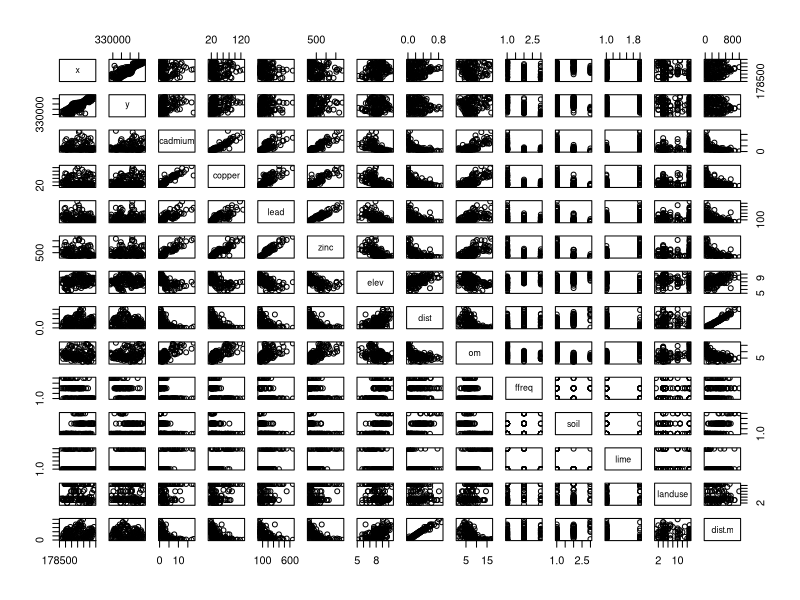
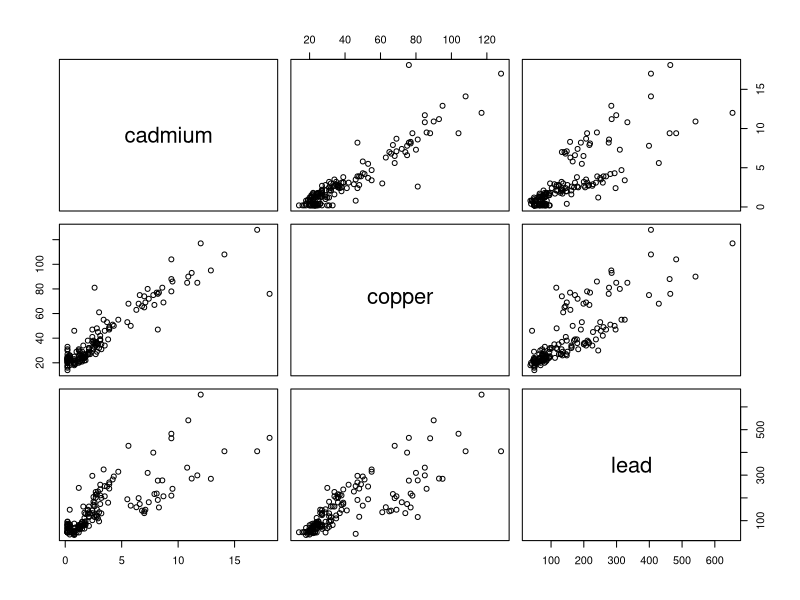
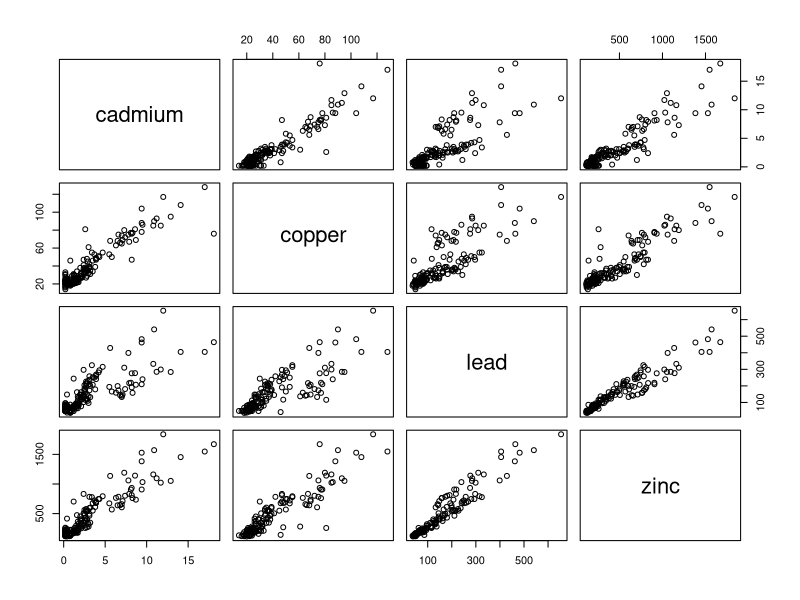
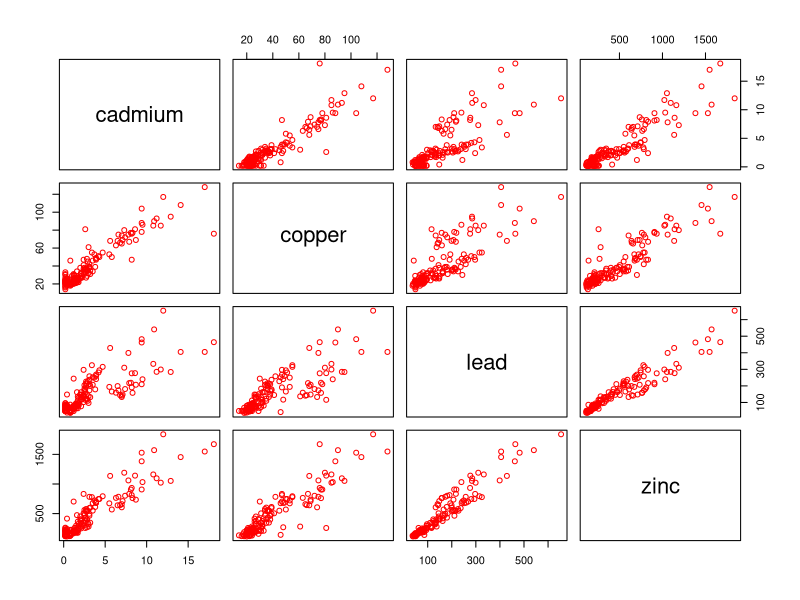
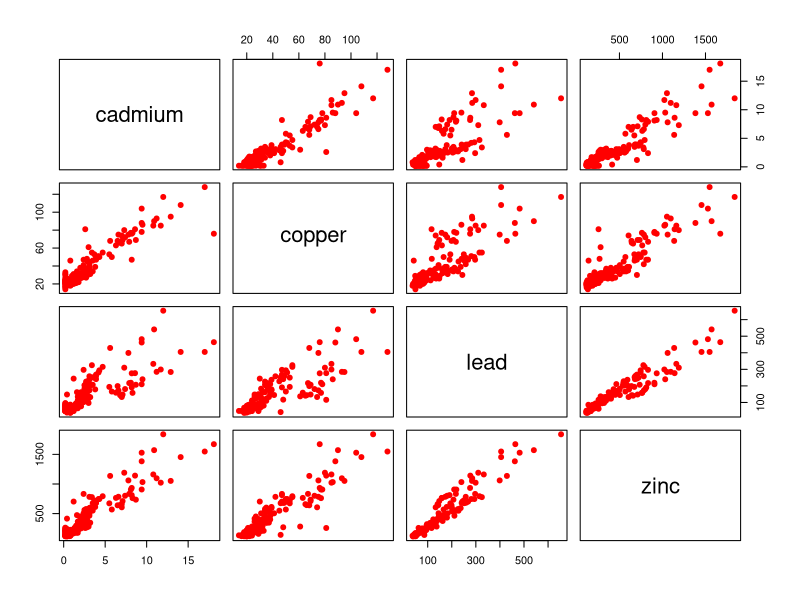
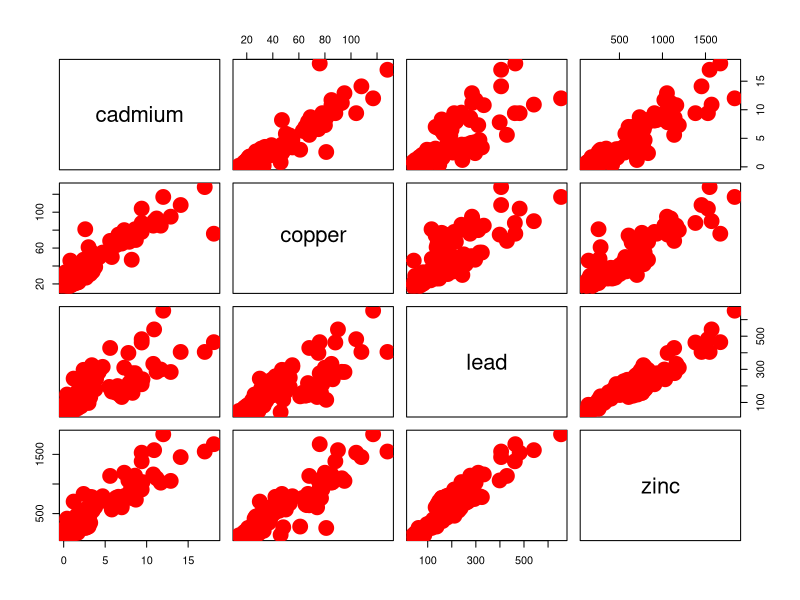
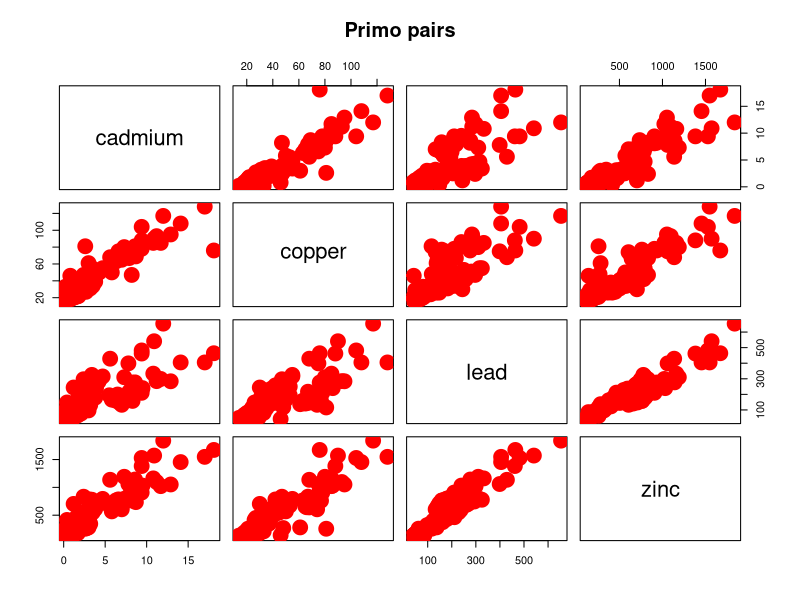
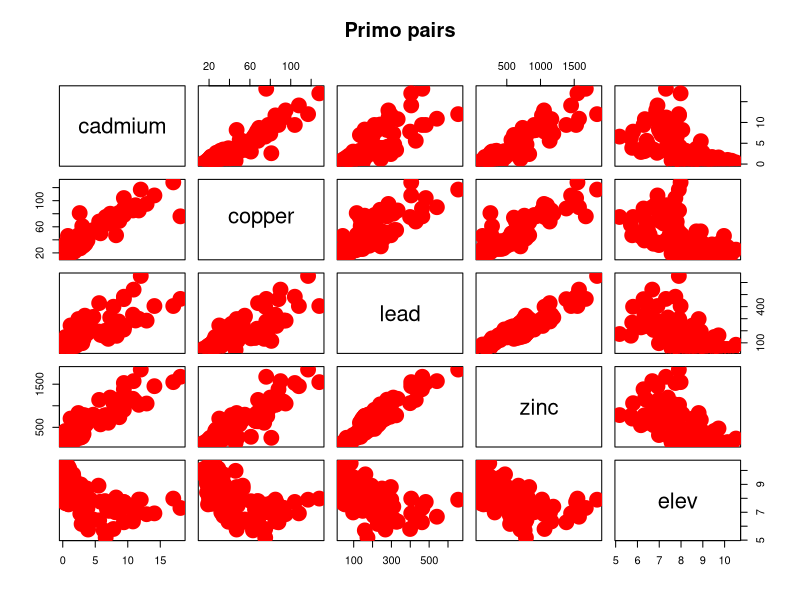

Write R code to recreate these figures, in order. (Note: this script raises an error after producing the figures.)
#primo codice
install.packages("sp") # SB il comando install.packages serve per installare i pacchetti che mi servono
# in R quando vado a prendere qualcosa di esterno ad R devo sempre metterlo tra virgolette
library(sp) # SB può anche essere sostituito da require e serve per richiamare la libreria che serve
data(meuse) # SB il comando data permette di selezionare i dati che mi servono
meuse # SB scrivendo il nome vedo le caratteristiche :
#class       : SpatialPointsDataFrame 
#features    : 155 
#extent      : 178605, 181390, 329714, 333611  (xmin, xmax, ymin, ymax)
#crs         : NA 
#variables   : 12
#names       : cadmium, copper, lead, zinc,  elev,     dist, om, ffreq, soil, lime, landuse, dist.m 
#min values  :     0.2,     14,   37,  113,  5.18,        0,  1,     1,    1,    0,      Aa,     10 
#max values  :    18.1,    128,  654, 1839, 10.52, 0.880389, 17,     3,    3,    1,       W,   1000 
head(meuse) # SB il comando head mi mostra le prime righe del dataset, potrei usare anche il comando names
#       x     y  cadmium copper lead zinc elev dist om ffreq soil lime landuse
# 1   181072 333611 11.7 85 299 1022 7.909 0.00135803 13.6 1 1 1 Ah# dist.m
# 2   181025 333558 8.6 81 277 1141 6.983 0.01222430 14.0 1 1 1 Ah
# 3   181165 333537 6.5 68 199 640 7.800 0.10302900 13.0 1 1 1 Ah
# 4   181298 333484 2.6 81 116 257 7.655 0.19009400 8.0 1 2 0 Ga
# 5   181307 333330 2.8 48 117 269 7.480 0.27709000 8.7 1 2 0 Ah
# 6   181390 333260 3.0 61 137 281 7.791 0.36406700 7.8 1 2 0 Ga

names(meuse)
#[1] "cadmium" "copper"  "lead"    "zinc"    "elev"    "dist"    "om"     
#[8] "ffreq"   "soil"    "lime"    "landuse" "dist.m" 
summary(meuse) # SB questa funzione mi mostra un sommario del mio dataset
pairs(meuse) # SB la funzione pairs produce un plot di tutte le variabili in un dataset
pairs(~ cadmium + copper + lead , data = meuse) # SB così dico ad R quali variabili voglio rappresentare e da quale dataset (data=meuse)
## EX: fare un pairs con cadmium copper lead zinc
pairs(~ cadmium + copper + lead + zinc, data = meuse)
# SB potevo fare anche pairs(meuse[,3:6]) perchè osservando le caratteristiche del dataset questi elementi sono i primi 4
# SB fare pairs ma cambiare il colore in rosso
pairs(meuse[,3:6], col="red") # SB bisogna mettere tra virgolette anche i testi come "red"
pairs(meuse[,3:6], col="red", pch=19) # SB con pch si intende il tipo di simbolo che usa per plottare (c'è elenco su internet)
pairs(meuse[,3:6], col="red", pch=19, cex=3) # SB cex è la dimensione del simbolo
pairs(meuse[,3:6], col="red", pch=19, cex=3, main="Primo pairs") # SB main = quello che voglio scrivere nel grafico
## Ex:fare la stessa cosa ma con la relazione tra elevatione gli elementi 
pairs(meuse[,3:7], col="red", pch=19, cex=3, main="Primo pairs") # SB ho visto che elevation corrisponde alla colonna 7
# SB 3 pannelli dall'esterno (già fatti)
 # panel.correlations <- function(x, y, digits=1, prefix="", cex.cor)
# {
#     usr <- par("usr"); on.exit(par(usr))
#     par(usr = c(0, 1, 0, 1))
#     r1=cor(x,y,use="pairwise.complete.obs")
#     r <- abs(cor(x, y,use="pairwise.complete.obs"))
# 
#     txt <- format(c(r1, 0.123456789), digits=digits)[1]
#     txt <- paste(prefix, txt, sep="")
#     if(missing(cex.cor)) cex <- 0.9/strwidth(txt)
#     text(0.5, 0.5, txt, cex = cex * r)
# }
# 
# panel.smoothing <- function (x, y, col = par("col"), bg = NA, pch = par("pch"),
#     cex = 1, col.smooth = "red", span = 2/3, iter = 3, ...)
# {
#     points(x, y, pch = pch, col = col, bg = bg, cex = cex)
#     ok <- is.finite(x) & is.finite(y)
#     if (any(ok))
#         lines(stats::lowess(x[ok], y[ok], f = span, iter = iter),
#             col = 1, ...)
# }
# 
# 
# panel.histograms <- function(x, ...)
# {
#     usr <- par("usr"); on.exit(par(usr))
#     par(usr = c(usr[1:2], 0, 1.5) )
#     h <- hist(x, plot = FALSE)
#     breaks <- h$breaks; nB <- length(breaks)
#     y <- h$counts; y <- y/max(y)
#     rect(breaks[-nB], 0, breaks[-1], y, col="white", ...)
# }

pairs(meuse[,3:6], lower.panel = panel.correlations, upper.panel = panel.smoothing, diag.panel = panel.histograms)
## EX : mettere come lower panel lo smoothing, come diagonal apnel gli istogrammi e come upper panel le correlazioni 
pairs(meuse[,3:6], lower.panel = panel.smoothing, upper.panel = panel.correlations, diag.panel = panel.histograms)# SB basta cambiare l'ordine
# SB come utilizzare la funzione plot
plot(meuse$cadmium,meuse$copper) # SB il $ lega la variabile al suo dataset (è meglio di attach perche funziona con tutti i pacchetti)
plot(cadmium, copper, pch=17, col="green", main="primo plot") # SB aggiungiamo il colore verde e il titolo 
plot(cadmium, copper, pch=17, col="green", main="primo plot", xlab="cadmio", ylab="rame") # SB aggiungiamo anche le etichette agli assi
plot(cadmium, copper, pch=17, col="green", main="primo plot", xlab="cadmio", ylab="rame", cex.lab=2, cex=2) # SB aggiustiamo anche la dimensione del simbolo
